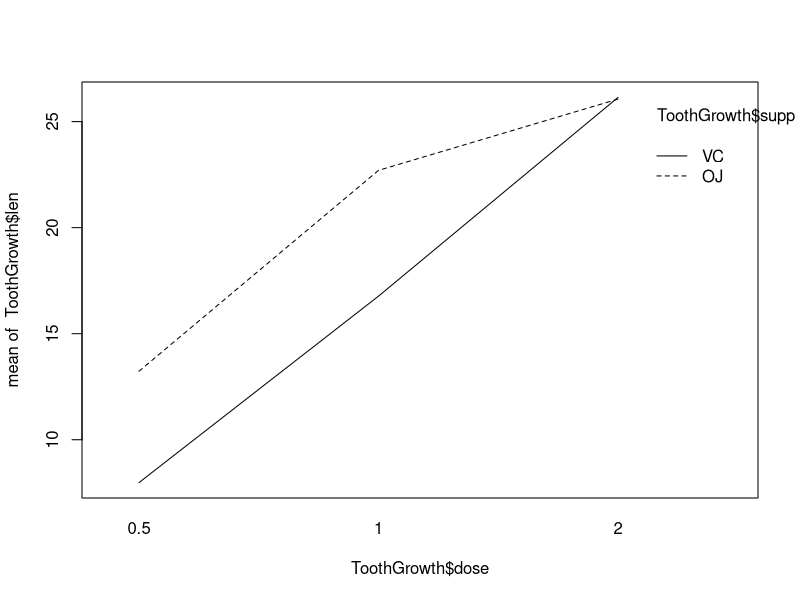
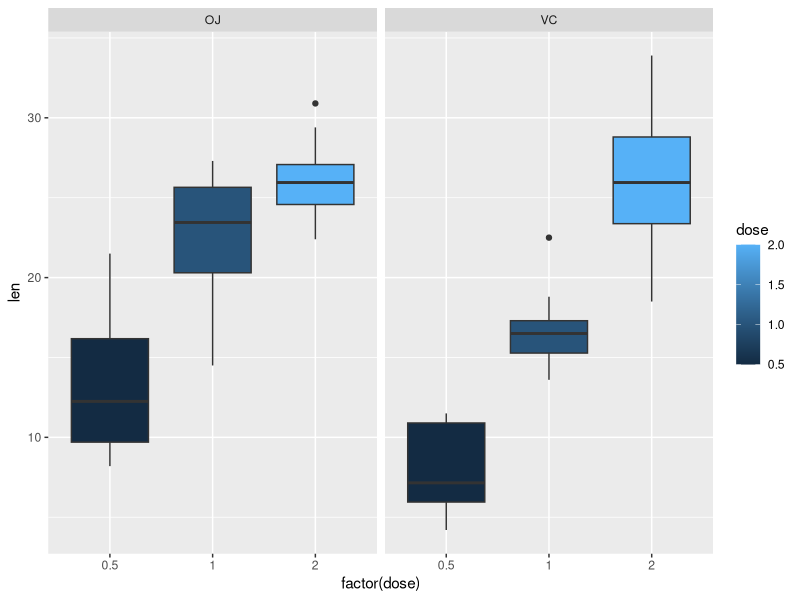

Generate these figures, in order, with R:
## ---- chunk 1
library(knitr)
opts_chunk$set(echo = TRUE)
## ---- chunk 2
library(dplyr)
library(ggplot2)
data(ToothGrowth)
## ---- chunk 3
# Looking at the dataset
str(ToothGrowth)
# Validating the structure
head(ToothGrowth)
#  Validating the number of rows
nrow(ToothGrowth)
# Getting a statistical summary of the variables
summary(ToothGrowth)
# Checking that no missing data exist
sum(is.na(ToothGrowth))
# Representing the numbers of case per dose & supplement type to validation # the distribution of cases.
table(ToothGrowth$supp,ToothGrowth$dose)
## ---- chunk 4
# Visualzating the variable interaction between lenght and dose/supplement # type
interaction.plot(ToothGrowth$dose, ToothGrowth$supp, ToothGrowth$len)
## ---- chunk 5
q <- ggplot(ToothGrowth,aes(factor(dose),len)) +
      geom_boxplot(aes(fill=dose)) + facet_grid(.~supp)
print(q)
## ---- chunk 6
# Calculating the mean by supplement type and doses for t.test reference
stats_df <-ToothGrowth %>%
      group_by(supp,dose) %>%
      summarise(mean_Len = mean(len), stddev_Len = sd(len), n = n())
# Calculating the mean by dose
stats_df %>% group_by(dose) %>% summarise(mean_d=mean(mean_Len))
# Calculating the mean by supplement type
stats_df %>% group_by(supp) %>% summarise(mean_d=mean(mean_Len))
## ---- chunk 7
# t.test of by dose & supplement type
t_d0 <- ToothGrowth %>% filter(dose == 0.5)
t_d1 <- ToothGrowth %>% filter(dose == 1)
t_d2 <- ToothGrowth %>% filter(dose == 2)

# Assessing Orange Juice over Vitamin C (variable order)
t.test(filter(t_d0,supp=="OJ")$len,filter(t_d0,supp=="VC")$len ,paired = FALSE, var.equal = TRUE)
t.test(filter(t_d1,supp=="OJ")$len,filter(t_d1,supp=="VC")$len ,paired = FALSE, var.equal = TRUE)
t.test(filter(t_d2,supp=="OJ")$len,filter(t_d2,supp=="VC")$len ,paired = FALSE, var.equal = TRUE)
